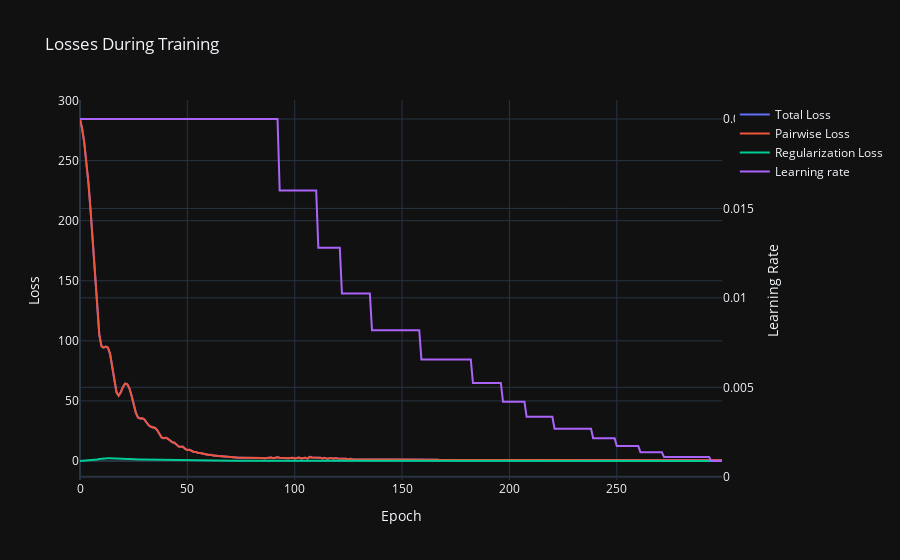

Notebook code cell kept with this figure:
### Code cell
MatrixFactorization.plot_embedding_training(losses, learning_rates, verbose=True)

### Figure 1 — Plotly figure (JSON) as saved in the notebook; plotly's stock layout.template omitted (floating-point values rounded to 4 significant figures; data arrays with more than 128 entries replaced by an {"elided": "..."} marker saying what was removed)
{"data": [{"mode": "lines", "name": "Total Loss", "type": "scatter", "x": {"elided": "300 int values"}, "y": {"elided": "300 float values"}}, {"mode": "lines", "name": "Pairwise Loss", "type": "scatter", "x": {"elided": "300 int values"}, "y": {"elided": "300 float values"}}, {"mode": "lines", "name": "Regularization Loss", "type": "scatter", "x": {"elided": "300 int values"}, "y": {"elided": "300 float values"}}, {"mode": "lines", "name": "Learning rate", "type": "scatter", "x": {"elided": "300 int values"}, "y": {"elided": "300 float values"}, "yaxis": "y2"}], "layout": {"title": {"text": "Losses During Training"}, "xaxis": {"title": {"text": "Epoch"}}, "yaxis": {"title": {"text": "Loss"}}, "yaxis2": {"overlaying": "y", "side": "right", "title": {"text": "Learning Rate"}}}}
